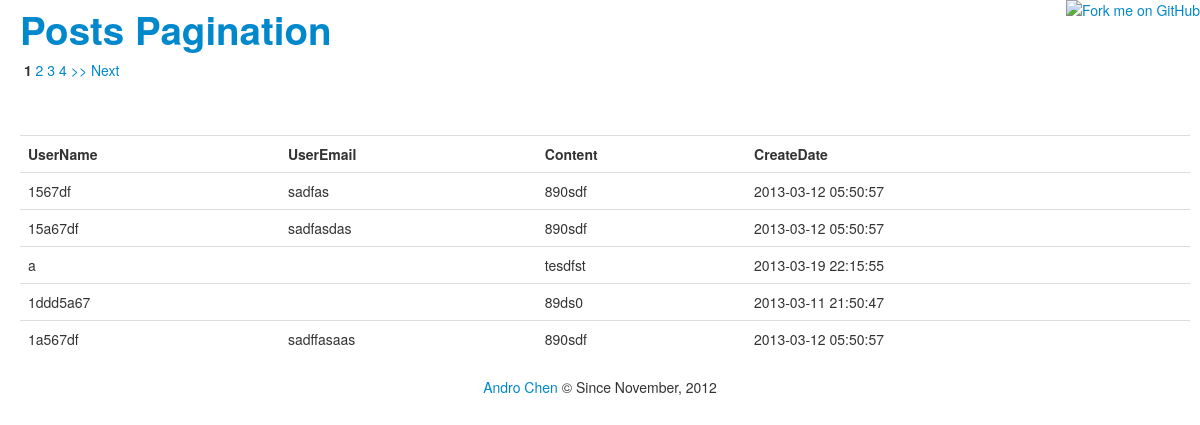
Page /post on the committed database.
### tables this page shows
CREATE TABLE IF NOT EXISTS `post` (
  `PostID` bigint(20) NOT NULL AUTO_INCREMENT,
  `UserName` varchar(50) DEFAULT NULL,
  `UserEmail` varchar(100) DEFAULT NULL,
  `Content` text,
  `Category` bigint(20) DEFAULT NULL,
  `CreateDate` timestamp NULL DEFAULT CURRENT_TIMESTAMP,
  `ModifyDate` timestamp NULL DEFAULT NULL,
  PRIMARY KEY (`PostID`)
);

### application/controllers/post.php (called while the page is built)
<?php if ( ! defined('BASEPATH')) exit('No direct script access allowed');
class Post extends CI_Controller {
	public function index($pageIndex = 1) {
		$this->load->model("PostModel");
		$pageSize = 5;
		$segment = 3;
		$this->load->helper("util");
		$pageConfig = doPagination($this->PostModel->count_entries(), $pageSize, $segment, site_url("/post/index/"));
		$this->load->library("pagination");
		$this->pagination->initialize($pageConfig, $pageIndex);
		$entries = $this->PostModel->get_paginated_entries($pageIndex, $pageSize);
		$this->load->view('post', Array(
			"pageTitle" => "CI-Pagination - posts page",
			"selector" => "post",
			"posts" => $entries,
			"pageLinks" => $this->pagination->create_links()
		));
	}
}

### index.php (called while the page is built, shortened)
<?php
require_once BASEPATH.'core/CodeIgniter.php';

### application/models/postmodel.php (called while the page is built, shortened)
<?php if ( ! defined('BASEPATH')) exit('No direct script access allowed');
class PostModel extends CI_Model {
    public function getTableName() {
        return "post";
    }
    public function count_entries() {
        $this->db->select("count(PostID) as Cnt");
        $query = $this->db->get($this->getTableName());
        return $query->row()->Cnt;
    }
    public function get_paginated_entries($pageIndex = 1, $pageSize = 10) {
        $this->db->select("*");
        $this->db->order_by("ModifyDate", "desc");
        $this->db->limit($pageSize, ($pageIndex - 1) * $pageSize);
        $query = $this->db->get($this->getTableName());
        $results = $query->result();
        return $results;
    }
}

### application/views/post.php (the view, shortened to what this page needs)
<!DOCTYPE html>
<html lang="zh-tw">
<head>
  <?php include("_site_header.php");?>
</head>
<body>
  <div id="home-body-container">
    <div id="home-content">
      <div class="container container-fluid">
         <div class="row-fluid">
            <div class="span12">
              <h1><a href="<?=site_url("")?>">Posts Pagination</a></h1>
              <?=$pageLinks?>
              <table id="table_post" class="post-table table table-hover">
                <tr>
                  <th>UserName</th>
                  <th>UserEmail</th>
                  <th>Content</th>
                  <th>CreateDate</th>
                </tr>
                <?php foreach($posts as $post) { ?>
                  <tr>
                    <td><?=htmlspecialchars($post->UserName)?></td>
                    <td><?=htmlspecialchars($post->UserEmail)?></td>
                    <td><?=htmlspecialchars($post->Content)?></td>
                    <td><?=htmlspecialchars($post->CreateDate)?></td>
                  </tr>
                <?php } ?>
              </table>
            </div>
         </div>
      </div>
    </div>
  </div>
  <div id="footer">
    <?php include("_site_footer.php");?>
    <a href="https://github.com/andro0929/ci-pagination"><img style="position: absolute; top: 0; right: 0; border: 0;" src="https://s3.amazonaws.com/github/ribbons/forkme_right_red_aa0000.png" alt="Fork me on GitHub"></a>
  </div>
</body>
</html>

### application/views/_site_header.php (shortened to what this page needs)
<link rel="stylesheet" href="<?=base_url("css/bootstrap.min.css")?>">
<link rel="stylesheet" href="<?=base_url("css/bootstrap-responsive.min.css")?>">
<link rel="stylesheet" href="<?=base_url("css/site.css")?>">

### application/views/_site_footer.php
<div id="footer-inner">
    <div id="footer-content">
	    <a href='http://androchen.qov.tw/'>Andro Chen</a> © Since November, 2012
    </div>
</div>

### css/site.css (style rules this page uses)
#footer { text-align: center; }
.post-table { margin-top: 55px; }

### rows in the picture
post: UserName "1567df", UserEmail "sadfas", Content "890sdf", CreateDate "2013-03-12 05:50:57"
post: UserName "15a67df", UserEmail "sadfasdas", Content "890sdf", CreateDate "2013-03-12 05:50:57"
post: UserName "a", Content "tesdfst", CreateDate "2013-03-19 22:15:55"
post: UserName "1ddd5a67", Content "89ds0", CreateDate "2013-03-11 21:50:47"
post: UserName "1a567df", UserEmail "sadffasaas", Content "890sdf", CreateDate "2013-03-12 05:50:57"

### other values in the picture
$pageLinks "1 2 3 4 >> Next"
